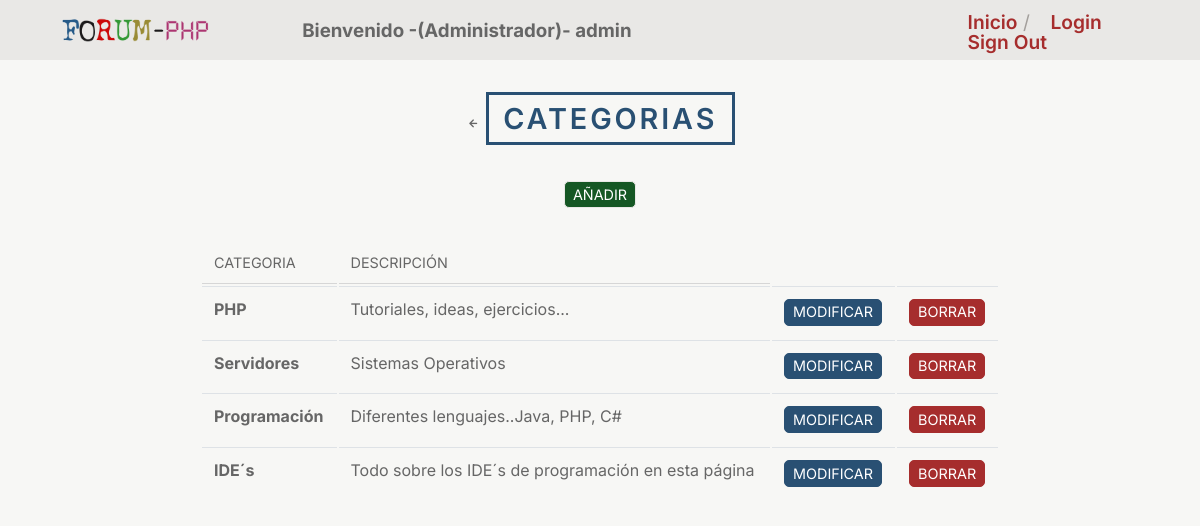
Page /indexCategory.php (signed in) on the committed database.
### tables this page shows
CREATE TABLE `categories` (
  `cat_id` int(8) NOT NULL,
  `cat_name` varchar(50) NOT NULL,
  `cat_description` varchar(200) NOT NULL
);

### controller/category_controller.php (called while the page is built, shortened)
<?php
require_once('./domain/Conecction.php');
require_once('./domain/Category.php');
function iniCategory()
{
  $conection = new Conecction();
  $dbh = $conection->getConection();
  include('view/header_view.php');
  $categories = new Category();
  $resultado = $categories->getCategories($dbh);
  include('model/listcategory_model.php');
  listCategory($dbh, $resultado);
}

### domain/Category.php (called while the page is built, shortened)
<?php
class Category
{
  public function getCategories($dbh)
  {
    try {
      $stmt = $dbh->prepare("SELECT cat_id, cat_name, cat_description FROM categories");
      $stmt->execute();
      $resultado = $stmt->fetchAll(PDO::FETCH_ASSOC);
      return $resultado;
    } catch (PDOException $e) {
      echo "ERROR: " . $e->getMessage();
      redirect('errorpagePDO_view.php');
    }
  }
}
?>

### view/MemberCategory_view.php (the view)
<tr>
  <td><a href="indexTopics.php?id=<?= $category['cat_id'] ?>"><strong>
        <?= $category['cat_name'] ?>
      </strong></a></td>
  <td>
    <?= $category['cat_description'] ?>
  </td>
  <?php
  if ($_SESSION['user_level'] == 0) {
    ?>
    <td><a href="indexModCat.php?id=<?= $category['cat_id'] ?>" class="btn btn-primary">Modificar</a></td>
    <td><a href="indexDelCat.php?id=<?= $category['cat_id'] ?>" class="btn btn-danger">Borrar</a></td>
    <?php
  }
  ?>
</tr>

### model/listcategory_model.php
<?php
function listCategory($dbh, $resultado)
{
  ?>
  <main class="container" id="content">
    <section class="header">
      <a href="#" onclick="window.history.back(); return false;">
        <span class='uil-arrow-left'></span>
      </a>
      <h1>Categorias</h1>
    </section>
    <table class="categories">
      <tr>
        <th>Categoria</th>
        <th>Descripción</th>
        <?php
        foreach ($resultado as $category) {
          include('./view/MemberCategory_view.php');
        }
        ?>
  </main>
  <section class="header">
    <?php
    if ($_SESSION['user_level'] == 0) {
      ?>
      <a href="indexAddCat.php" class="btn btn-secondary">Añadir</a>
      <?php
    }
    ?>
  </section>
  <?php
}
?>

### css/styles.css (style rules this page uses)
* { box-sizing: border-box; }
body { margin: 0; color: #666; background-color: #f7f7f5; }
a { color: #666; }
body { font-family: 'Inter', 'Arial', sans-serif; font-size: 100%; }
a { text-decoration: none; }
h1 { font-size: 1.8em; }
h1, h2 { font-weight: 600; margin: 0 0 0.14em 0; }
.container { margin: 0 auto 0 auto; max-width: 94%; }
.header { text-align: center; margin-bottom: 2em; text-transform: uppercase; }
.header h1 { color: #295073; border: 3px solid #295073; letter-spacing: 0.1em; display: inline-block; padding: .2em .5em; }
.btn, .btn-search { color: #fff; background: #295073; display: inline-block; width: min-content; white-space: nowrap; border: 1px solid transparent; border-radius: 5px; padding: .1rem .5rem; line-height: 1.5; vertical-align: middle; text-transform: uppercase; }
.btn { font-size: 0.9rem; }
.btn-primary { background-color: #295073; border-color: #295073; }
.btn-secondary { color: #fff; background: #155724; border-color: #e9e8e6; }
.btn-danger { background-color: #a62d2d; border-color: #a62d2d; }
table { width: 100%; margin-top: 2rem; table-layout: auto; background-color: transparent; border-collapse: separate; }
table.admin, table.categories { max-width: 800px; margin: 0 auto; }
th { text-align: left; text-transform: uppercase; font-size: 0.9rem; font-weight: normal; border-bottom: 1px solid #d6d6d6; padding: .75rem; vertical-align: top; }
td { padding: .75rem; vertical-align: top; border-top: 1px solid #dee2e6; }

### rows in the picture
categories: cat_name "PHP", cat_description "Tutoriales, ideas, ejercicios..."
categories: cat_name "Servidores", cat_description "Sistemas Operativos"
categories: cat_name "Programación", cat_description "Diferentes lenguajes..Java, PHP, C#"
categories: cat_name "IDE´s", cat_description "Todo sobre los IDE´s de programación en esta página"

### other values in the picture
$_SESSION['user_name'] "admin"
